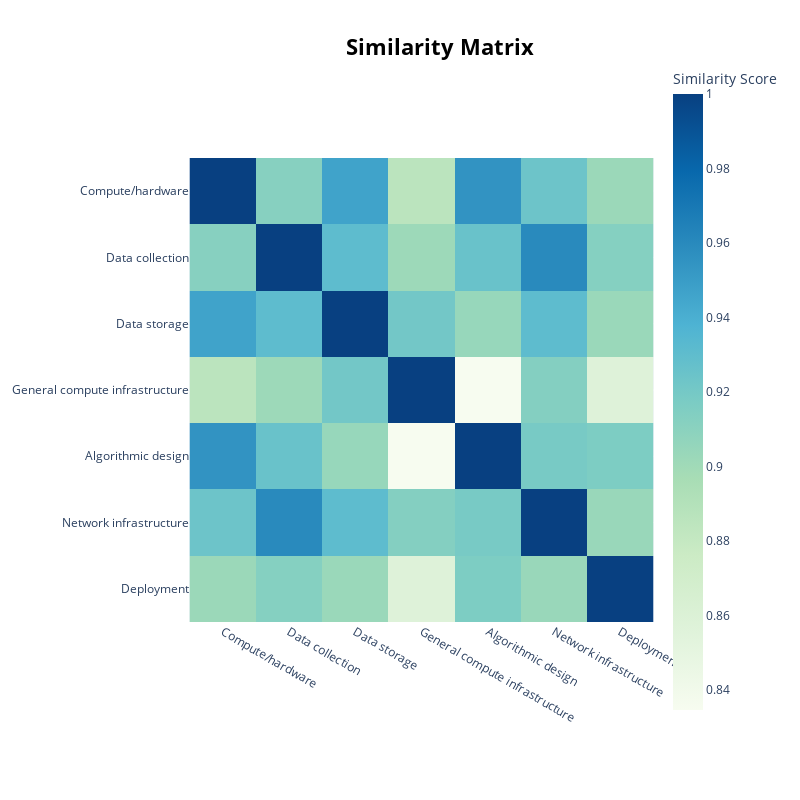

This figure's notebook cell:
### Code cell
topic_model.visualize_heatmap(top_n_topics=7, custom_labels=True)

### Figure 1 — Plotly figure (JSON) as saved in the notebook; plotly's stock layout.template omitted (floating-point values rounded to 4 significant figures)
{"data": [{"coloraxis": "coloraxis", "hovertemplate": "x: %{x}<br>y: %{y}<br>Similarity Score: %{z}<extra></extra>", "name": "0", "type": "heatmap", "x": ["Compute/hardware", "Data collection", "Data storage", "General compute infrastructure", "Algorithmic design", "Network infrastructure", "Deployment"], "xaxis": "x", "y": ["Compute/hardware", "Data collection", "Data storage", "General compute infrastructure", "Algorithmic design", "Network infrastructure", "Deployment"], "yaxis": "y", "z": [[1.0, 0.9119, 0.9465, 0.8856, 0.9547, 0.9237, 0.9026], [0.9119, 1.0, 0.9305, 0.9018, 0.9256, 0.9601, 0.9128], [0.9465, 0.9305, 1.0, 0.9212, 0.9045, 0.9307, 0.903], [0.8856, 0.9018, 0.9212, 1.0, 0.8346, 0.9132, 0.8575], [0.9547, 0.9256, 0.9045, 0.8346, 1.0, 0.9189, 0.9162], [0.9237, 0.9601, 0.9307, 0.9132, 0.9189, 1.0, 0.9034], [0.9026, 0.9128, 0.903, 0.8575, 0.9162, 0.9034, 1.0]]}], "layout": {"coloraxis": {"colorbar": {"title": {"text": "Similarity Score"}}, "colorscale": [[0, "rgb(247,252,240)"], [0.125, "rgb(224,243,219)"], [0.25, "rgb(204,235,197)"], [0.375, "rgb(168,221,181)"], [0.5, "rgb(123,204,196)"], [0.625, "rgb(78,179,211)"], [0.75, "rgb(43,140,190)"], [0.875, "rgb(8,104,172)"], [1, "rgb(8,64,129)"]]}, "height": 800, "hoverlabel": {"bgcolor": "white", "font": {"family": "Rockwell", "size": 16}}, "legend": {"title": {"text": "Trend"}}, "margin": {"t": 60}, "showlegend": true, "title": {"font": {"color": "Black", "size": 22}, "text": "<b>Similarity Matrix</b>", "x": 0.55, "xanchor": "center", "y": 0.95, "yanchor": "top"}, "width": 800, "xaxis": {"anchor": "y", "constrain": "domain", "domain": [0, 1], "scaleanchor": "y"}, "yaxis": {"anchor": "x", "autorange": "reversed", "constrain": "domain", "domain": [0, 1]}}}
